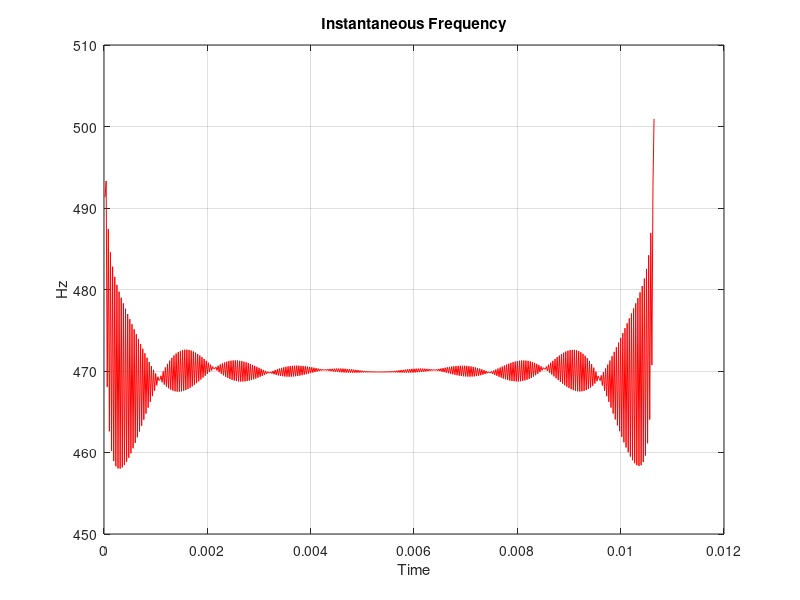

This chart was generated by the following MATLAB code:
%% Create tester
f=470;
Amp=1;
Fs = 48000;
ts=1/Fs;
T=0.04267/4;
t=0:ts:(T - ts);
y=sin(2*pi*f*t)';

%% Calc with built in functions
%z = hilbert(y);
%instfreq = Fs/(2*pi)*diff(unwrap(angle(z)));

%% Home made
% hilbert
N = length(t);
W = 1;
y=fft(y);
y=[y(1,:);
   2*y(2:N/2,:);
   y(N/2+1,:);
   zeros(N/2-1, W)];
z=ifft(y);

%% Do easy way
instfreq = Fs/(2*pi)*diff(unwrap(angle(z)));
za = angle(z);
zau = unwrap(angle(z));
zaud = diff(unwrap(angle(z)));

%% Angle
z = atan2(imag(z),real(z));

%% Unwrap
% https://stackoverflow.com/questions/15634400/continous-angles-in-c-eq-unwrap-function-in-matlab
for i = 2:N
  dif = rem(z(i - 1) - z(i) + pi, 2* pi);
  if (dif < 0)
    dif = dif + 2 * pi;
  end
  z(i) = dif - pi;
  z(i) = z(i - 1) - z(i);
end

%% Diff
for k = 2:(numel(z))
  z(k - 1, 1) = z(k) - z(k - 1);
end
% Remove last diff
z(end) = [];

z = Fs/(2*pi)*z;

%% Plot
plot(t(2:end),z, '-r')
%hold on
%plot(t(2:end),instfreq)
xlabel('Time')
ylabel('Hz')
grid on
title('Instantaneous Frequency')

disp(mean(z(100:end-100)))
